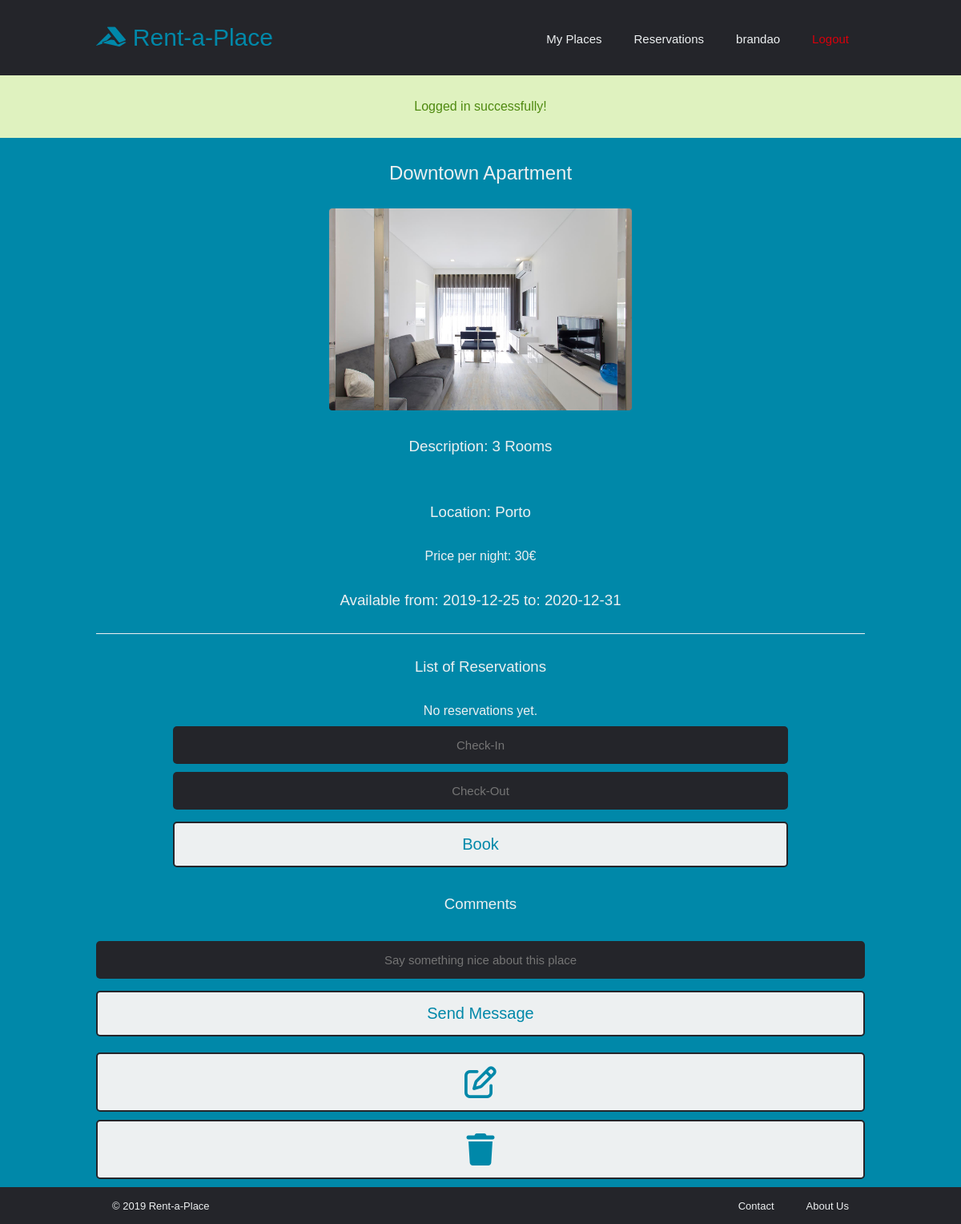
Before: /pages/property.php?id=1 (signed in) with the older database file.
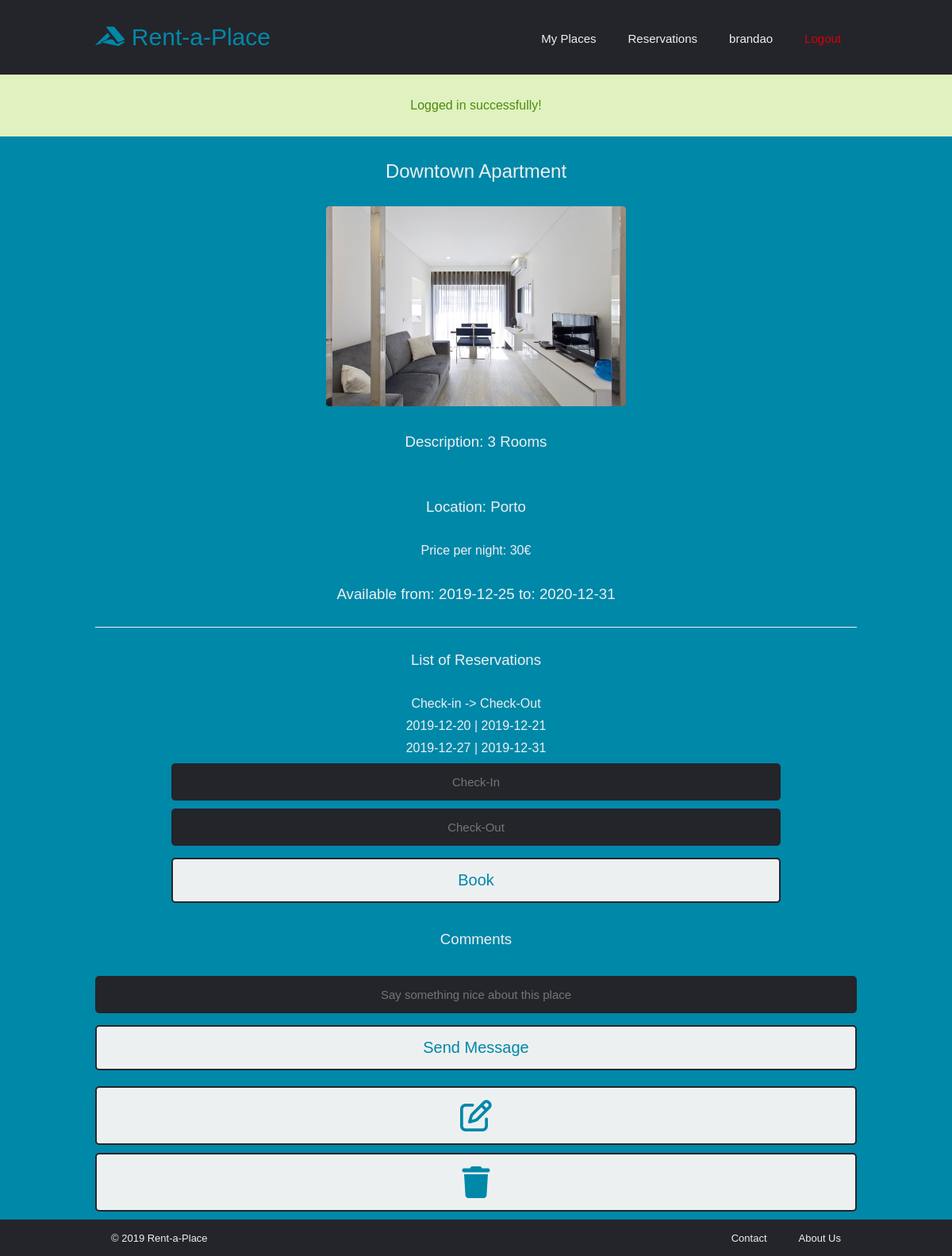
After: the same page with the newer database file.
### tables this page shows
CREATE TABLE Properties (id INTEGER PRIMARY KEY, ownerID INTEGER NOT NULL, price FLOAT NOT NULL, title VARCHAR NOT NULL, location VARCHAR NOT NULL, description VARCHAR NOT NULL, availabilityStart DATE, availabilityEnd DATE);

CREATE TABLE Photos (id INTEGER PRIMARY KEY, propertyID INTEGER, path TEXT NOT NULL);

CREATE TABLE Reservations (id INTEGER PRIMARY KEY, touristID INTEGER, propertyID INTEGER, startDate DATE NOT NULL, endDate DATE NOT NULL, price FLOAT NOT NULL);

### database/db_properties.php (called while the page is built, shortened)
<?php
    include_once('../database/db_user.php');
  function checkIsPropertyOwner($property_id)
  {
      $db = Database::instance()->db();
      $user = getUser($_SESSION['username']);
      $stmt = $db->prepare('SELECT * FROM Properties WHERE ownerID = ? AND id = ?');
      $stmt->execute(array($user['id'], $property_id));
      return $stmt->fetch()?true:false;
  }
  function getProperty($property_id)
  {
      $db = Database::instance()->db();
      $stmt = $db->prepare('SELECT * FROM Properties WHERE id = ?');
      $stmt->execute(array($property_id));
      return $stmt->fetch();
  }
  function getPropertyPhotos($property_id)
  {
      $db = Database::instance()->db();
      $stmt = $db->prepare('SELECT * FROM Photos WHERE propertyID = ?');
      $stmt->execute(array($property_id));
      return $stmt->fetchAll();
  }

### database/db_reservations.php (called while the page is built, shortened)
<?php
    include_once('../database/db_user.php');
    include_once('../database/db_properties.php');
 function getPropertyReservations($property_id)
 {
     $db = Database::instance()->db();
     $stmt = $db->prepare('SELECT * FROM Reservations WHERE propertyID = ? GROUP BY startDate');
     $stmt->execute(array($property_id));
     return $stmt->fetchAll();
 }

### database/db_user.php (called while the page is built, shortened)
<?php
  function getUser($username)
  {
      $db = Database::instance()->db();
      $stmt = $db->prepare('SELECT * FROM Users WHERE username = ?');
      $stmt->execute(array($username));
      return $stmt->fetch();
  }

### templates/tpl_property.php (the view, shortened to what this page needs)
<?php
include_once('../database/db_properties.php');
include_once('../database/db_user.php');
include_once('../database/db_reservations.php');
function draw_property($property)
{
    $photos = getPropertyPhotos($property['id']); ?>
<article class="property">
  <header>
    <h2><?=$property['title']?></a></h2>
  </header>
  <main>
<div class="row" >
  <div class="column" name="profilePicture"  >
    <img src="../images/properties/<?php echo $photos[0]['path']; ?>" onclick="openModal();currentSlide(1)" class="hover-shadow">
  </div>
</div>
    <h3>Description: <?=$property['description']?></h3>
    <h3>Location: <?=$property['location']?></h3>
    <h4>Price per night: <?=$property['price']?>€</h4>
    <?php
    $reservations = getPropertyReservations($property['id']); ?>
    <h3>Available from: <?=$property['availabilityStart']?> to: <?=$property['availabilityEnd']?></h3>
    <div id="listReservations">
    <h3 id="reservations">List of Reservations</h3>
    <?php if (count($reservations) == 0) { ?>
    <h4> No reservations yet. </h4>
    <?php } else { ?>
    <div id="columnIdentifiers">
      <h4 id="datesWord">Check-in -> Check-Out</h4>
    </div>
    <?php foreach ($reservations as $reservation) {
        draw_reservation($reservation);
    }
  } ?>
  </div>
  <div id="reservation">
          <form id="reservationForm" method="post" action="../actions/action_reservation.php">
            <input type="text" placeholder="Check-In" onchange="updateCheckout()"  onfocus="(this.type='date')" oninput="this.className = ''" name="checkIn" id="begin_date" min="<?php echo date('Y-m-d'); ?>" required></<input>
            <input type="text" placeholder="Check-Out" onfocus="(this.type='date')" oninput="this.className = ''" name="checkOut" id="end_date" required></<input>
            <input id="button" name="bookButton" type="submit" value="Book">
          </form>
        </div>
        <div id="comments">
        <h3>Comments </h3>
          <input type="text" name="message" placeholder="Say something nice about this place" pattern="[a-zA-Z\s.\-'!\?/]+">
           <button id = 'send'>Send Message</button>
      </div>
    <?php
    if ((checkIsPropertyOwner($property['id']))) {
        ?>
    <button onclick="window.location.href='../pages/editproperty.php?id=' + '<?= $property['id']?>'" ><i class="far fa-edit fa-2x"></i></button>
    <button onclick="window.location.href='../actions/action_delete_property.php?id=' + '<?= $property['id']?>'" ><i class="fas fa-trash fa-2x"></i></button>
    <?php
    } ?>
  </main>
</article>
<?php
} ?>
<?php function draw_reservation($reservation)
    {
        ?>
  <div class="reservation">
    <h4 id="dates"> <?= $reservation['startDate'] ?> | <?= $reservation['endDate'] ?> </h4>
  </div>
<?php
    } ?>

### templates/tpl_common.php (shortened to what this page needs)
<?php function draw_header($username)
{
     ?>
  <!DOCTYPE html>
  <html>
    <head>
    <link rel="stylesheet" type="text/css" href="../css/header.css">
    <link rel="stylesheet" type="text/css" href="../css/style.css">
    <link rel="stylesheet" type="text/css" href="../css/footer.css">
    <link rel="stylesheet" type="text/css" href="../css/auth.css">
    <link rel="stylesheet" type="text/css" href="../css/profile.css">
    <link rel="stylesheet" type="text/css" href="../css/aboutus.css">
    <link rel="stylesheet" type="text/css" href="../css/rental.css">
    <link rel="stylesheet" type="text/css" href="../css/property.css">
    <link rel="stylesheet" type="text/css" href="../css/contact.css">
    <link rel="stylesheet" type="text/css" href="../css/search.css">
    <link rel="stylesheet" type="text/css" href="../css/reservations.css">
</head>
    <body>
      <header class="main_header">
        <nav>
        <?php if ($username != null) { ?>
          <ul id="header_links">
              <li><h1><a href="login.php" ><i class="fab fa-accusoft"></i> Rent-a-Place</a></h1></li>
              <li class="right_links"><a id="logout" href="../actions/action_logout.php">Logout</a></li>
              <li class="right_links"><a href="profile.php"><?=$username?></a></li>
              <li class="right_links"><a href="reservations.php">Reservations</a></li>
              <li class="right_links"><a href="manage.php">My Places</a></li>
            </ul>
        <?php } else { ?>
          <ul id="header_links">
              <li><h1><a href="login.php" ><i class="fab fa-accusoft"></i> Rent-a-Place</a></h1></li>
            </ul>
        <?php  } ?>
        </nav>
      </header>
      <?php if (isset($_SESSION['messages'])) {?>
        <section id="messages">
          <?php foreach ($_SESSION['messages'] as $message) { ?>
            <div class="<?=$message['type']?>"><?=$message['content']?></div>
          <?php } ?>
        </section>
      <?php unset($_SESSION['messages']); } ?>
<?php
} ?>
<?php function draw_footer()
    {
          ?>
    <footer class="main_footer">
        <ul id="footer_links">
            <li>
            &copy; 2019 Rent-a-Place
            </li>
            <li class="footer_right">
                <a href="aboutus.php">About Us</a>
            </li>
            <li class="footer_right">
                <a href="contact.php">Contact</a>
            </li>
        </ul>
    </footer>
  </body>
</html>
<?php
    } ?>

### pages/property.php (shortened to what this page needs)
<?php
  include_once('../templates/tpl_common.php');
  include_once('../templates/tpl_property.php');
  include_once('../database/db_properties.php');
   $property = getProperty($_GET['id']);
  draw_header($_SESSION['username']);
  if (isset($property)) {
      draw_property($property);
  }
  draw_footer();

### css/header.css (style rules this page uses)
.main_header { margin: 30px 10%; }
#header_links { list-style: none; }
#header_links li { display: inline-block; }
h1 a { font-size: 30px; text-decoration: none; transition: all 0.3s ease 0s; color: #0088a9; }
.right_links { float: right; padding: 0px 20px; margin-top: 10px; }
.right_links a { transition: all 0.3s ease 0s; font-size: 15px; color: #edf0f1; text-decoration: none; }
.right_links #logout { color: #d8000c; }
body > #messages div { width: 100%; padding: 30px 10%; text-align: center; }
body > #messages .success { color: #4f8a10; background-color: #dff2bf; }

### css/style.css (style rules this page uses)
* { box-sizing: border-box; margin: 0; padding: 0; background-color: #24252a; font-family: "Montserrat", sans-serif; font-weight: 500; }

### css/footer.css (style rules this page uses)
.main_footer { color: #edf0f1; padding: 15px 10%; font-size: 13px; }
#footer_links li { display: inline-block; padding: 0px 20px; }
.footer_right { float: right; }
.footer_right a { text-decoration: none; color: #edf0f1; transition: all 0.3s ease 0s; }

### css/auth.css (style rules this page uses)
form { background-color: #0088a9; padding-right: 10%; padding-left: 10%; font-weight: 500; color: #edf0f1; }
h2 { color: #edf0f1; background-color: #0088a9; padding: 30px 10%; text-align: center; }
input { width: 100%; color: #edf0f1; padding: 15px 20px; margin: 5px 0; box-sizing: border-box; font-size: 15px; border: none; border-radius: 5px; text-align: center; }
input[type="submit"] { color: #0088a9; font-size: 20px; font-weight: 500; padding: 15px 20px; border: 2px solid #24252a; border-radius: 5px; cursor: pointer; margin-top: 10px; background-color: #edf0f1; transition: all 0.3s ease 0s; width: 100%; }

### css/aboutus.css (style rules this page uses)
h3 { color: #edf0f1; background-color: #0088a9; padding: 30px 10%; }

### css/property.css (style rules this page uses)
.property { border-bottom: 1px solid #24252a; padding-left: 10%; padding-right: 10%; background-color: #0088a9; }
.property #listReservations { border-top: 1px solid #edf0f1; }
.property h3 { text-align: center; }
.property h4 { text-align: center; color: #edf0f1; background-color: #0088a9; padding: 5px; }
.property main { background-color: #0088a9; }
.property button { color: #0088a9; font-size: 20px; font-weight: 500; padding: 15px 20px; border: 2px solid #24252a; border-radius: 5px; cursor: pointer; margin-top: 10px; background-color: #edf0f1; transition: all 0.3s ease 0s; width: 100%; }
.property button:not(:first-of-type) { margin-bottom: 10px; }
.property button i { background-color: #edf0f1; }
.row > .column { padding: 0 8px; }
.column { background-color: #0088a9; text-align: center; }
.row:after { content: ""; display: table; clear: both; }
img.hover-shadow { transition: 0.3s; border-radius: 4px; width: 40%; height: 40%; }
#comments { background-color: #0088a9; }
#send { margin-bottom: 10px; }

Changed rows visible on the page:
added reservations: startDate "2019-12-20", endDate "2019-12-21"
added reservations: startDate "2019-12-27", endDate "2019-12-31"
Other visible differences:
text no longer shown: "No reservations yet."
text now shown: "Check-in -> Check-Out"
